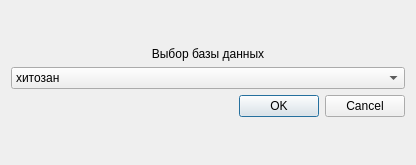
<?xml version="1.0" encoding="UTF-8"?>
<ui version="4.0">
 <class>sel_database</class>
 <widget class="QDialog" name="sel_database">
  <property name="geometry">
   <rect>
    <x>0</x>
    <y>0</y>
    <width>416</width>
    <height>165</height>
   </rect>
  </property>
  <property name="windowTitle">
   <string>Dialog</string>
  </property>
  <layout class="QVBoxLayout" name="verticalLayout">
   <item>
    <spacer name="verticalSpacer_2">
     <property name="orientation">
      <enum>Qt::Vertical</enum>
     </property>
     <property name="sizeHint" stdset="0">
      <size>
       <width>20</width>
       <height>40</height>
      </size>
     </property>
    </spacer>
   </item>
   <item>
    <widget class="QLabel" name="label">
     <property name="text">
      <string>&lt;!DOCTYPE HTML PUBLIC &quot;-//W3C//DTD HTML 4.0//EN&quot; &quot;http://www.w3.org/TR/REC-html40/strict.dtd&quot;&gt;
&lt;html&gt;&lt;head&gt;&lt;meta name=&quot;qrichtext&quot; content=&quot;1&quot; /&gt;&lt;style type=&quot;text/css&quot;&gt;
p, li { white-space: pre-wrap; }
&lt;/style&gt;&lt;/head&gt;&lt;body style=&quot; font-family:'Sans Serif'; font-size:9pt; font-weight:400; font-style:normal;&quot;&gt;
&lt;p align=&quot;center&quot; style=&quot; margin-top:0px; margin-bottom:0px; margin-left:0px; margin-right:0px; -qt-block-indent:0; text-indent:0px;&quot;&gt;Выбор базы данных&lt;/p&gt;&lt;/body&gt;&lt;/html&gt;</string>
     </property>
    </widget>
   </item>
   <item>
    <widget class="QComboBox" name="comboBox">
     <item>
      <property name="text">
       <string>хитозан</string>
      </property>
     </item>
     <item>
      <property name="text">
       <string>хитозанплюс</string>
      </property>
     </item>
     <item>
      <property name="text">
       <string>хитозанминус</string>
      </property>
     </item>
    </widget>
   </item>
   <item>
    <widget class="QDialogButtonBox" name="buttonBox">
     <property name="orientation">
      <enum>Qt::Horizontal</enum>
     </property>
     <property name="standardButtons">
      <set>QDialogButtonBox::Cancel|QDialogButtonBox::Ok</set>
     </property>
    </widget>
   </item>
   <item>
    <spacer name="verticalSpacer">
     <property name="orientation">
      <enum>Qt::Vertical</enum>
     </property>
     <property name="sizeHint" stdset="0">
      <size>
       <width>20</width>
       <height>40</height>
      </size>
     </property>
    </spacer>
   </item>
  </layout>
 </widget>
 <resources/>
 <connections>
  <connection>
   <sender>buttonBox</sender>
   <signal>accepted()</signal>
   <receiver>sel_database</receiver>
   <slot>accept()</slot>
   <hints>
    <hint type="sourcelabel">
     <x>257</x>
     <y>185</y>
    </hint>
    <hint type="destinationlabel">
     <x>157</x>
     <y>274</y>
    </hint>
   </hints>
  </connection>
  <connection>
   <sender>buttonBox</sender>
   <signal>rejected()</signal>
   <receiver>sel_database</receiver>
   <slot>reject()</slot>
   <hints>
    <hint type="sourcelabel">
     <x>325</x>
     <y>185</y>
    </hint>
    <hint type="destinationlabel">
     <x>286</x>
     <y>274</y>
    </hint>
   </hints>
  </connection>
 </connections>
</ui>
